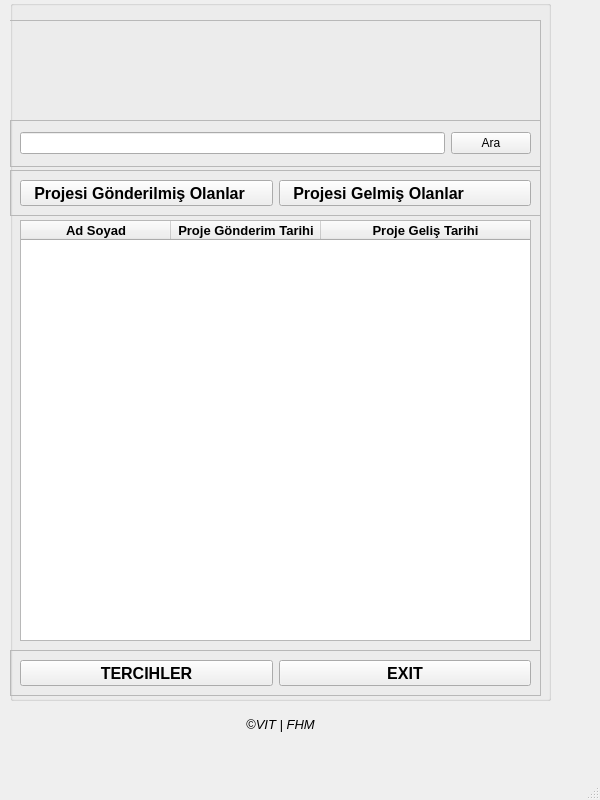
<?xml version="1.0" encoding="UTF-8"?>
<ui version="4.0">
 <class>Mulakatlar</class>
 <widget class="QMainWindow" name="Mulakatlar">
  <property name="geometry">
   <rect>
    <x>0</x>
    <y>0</y>
    <width>600</width>
    <height>800</height>
   </rect>
  </property>
  <property name="minimumSize">
   <size>
    <width>600</width>
    <height>800</height>
   </size>
  </property>
  <property name="maximumSize">
   <size>
    <width>1960</width>
    <height>1080</height>
   </size>
  </property>
  <property name="windowTitle">
   <string>MainWindow</string>
  </property>
  <property name="toolTip">
   <string/>
  </property>
  <property name="unifiedTitleAndToolBarOnMac">
   <bool>false</bool>
  </property>
  <widget class="QWidget" name="centralwidget">
   <widget class="QGroupBox" name="groupBox">
    <property name="geometry">
     <rect>
      <x>10</x>
      <y>0</y>
      <width>541</width>
      <height>701</height>
     </rect>
    </property>
    <property name="title">
     <string/>
    </property>
    <widget class="QFrame" name="frame_7">
     <property name="geometry">
      <rect>
       <x>-20</x>
       <y>20</y>
       <width>551</width>
       <height>631</height>
      </rect>
     </property>
     <property name="frameShape">
      <enum>QFrame::StyledPanel</enum>
     </property>
     <property name="frameShadow">
      <enum>QFrame::Raised</enum>
     </property>
     <widget class="QFrame" name="frame_8">
      <property name="geometry">
       <rect>
        <x>20</x>
        <y>100</y>
        <width>531</width>
        <height>47</height>
       </rect>
      </property>
      <property name="frameShape">
       <enum>QFrame::StyledPanel</enum>
      </property>
      <property name="frameShadow">
       <enum>QFrame::Raised</enum>
      </property>
      <layout class="QHBoxLayout" name="horizontalLayout_3">
       <item>
        <widget class="QLineEdit" name="aramaKutusu">
         <property name="toolTip">
          <string>Aramak istediğiniz kelimeyi yazınız!</string>
         </property>
         <property name="styleSheet">
          <string notr="true">border-color: rgb(0, 170, 255);</string>
         </property>
         <property name="text">
          <string/>
         </property>
        </widget>
       </item>
       <item>
        <widget class="QPushButton" name="araButonu">
         <property name="styleSheet">
          <string notr="true">font: 700 10pt &quot;Segoe UI&quot;;</string>
         </property>
         <property name="text">
          <string>Ara</string>
         </property>
        </widget>
       </item>
      </layout>
     </widget>
     <widget class="QFrame" name="frame_9">
      <property name="geometry">
       <rect>
        <x>20</x>
        <y>150</y>
        <width>531</width>
        <height>46</height>
       </rect>
      </property>
      <property name="frameShape">
       <enum>QFrame::StyledPanel</enum>
      </property>
      <property name="frameShadow">
       <enum>QFrame::Raised</enum>
      </property>
      <layout class="QHBoxLayout" name="horizontalLayout">
       <item>
        <widget class="QPushButton" name="projesiGonderilmisOlanlarButonu">
         <property name="enabled">
          <bool>true</bool>
         </property>
         <property name="minimumSize">
          <size>
           <width>1</width>
           <height>1</height>
          </size>
         </property>
         <property name="maximumSize">
          <size>
           <width>1200</width>
           <height>1000</height>
          </size>
         </property>
         <property name="font">
          <font>
           <pointsize>12</pointsize>
           <weight>75</weight>
           <bold>true</bold>
          </font>
         </property>
         <property name="styleSheet">
          <string notr="true">text-align: left; /* Metni sola hizala */</string>
         </property>
         <property name="text">
          <string>   Projesi Gönderilmiş Olanlar</string>
         </property>
        </widget>
       </item>
       <item>
        <widget class="QPushButton" name="projesiGelmisOlanlarButonu">
         <property name="enabled">
          <bool>true</bool>
         </property>
         <property name="minimumSize">
          <size>
           <width>1</width>
           <height>1</height>
          </size>
         </property>
         <property name="maximumSize">
          <size>
           <width>1000</width>
           <height>1000</height>
          </size>
         </property>
         <property name="font">
          <font>
           <pointsize>12</pointsize>
           <weight>75</weight>
           <bold>true</bold>
          </font>
         </property>
         <property name="styleSheet">
          <string notr="true">text-align: left; /* Metni sola hizala */</string>
         </property>
         <property name="text">
          <string>   Projesi Gelmiş Olanlar</string>
         </property>
        </widget>
       </item>
      </layout>
     </widget>
     <widget class="QLabel" name="Geri_Tusu_2">
      <property name="geometry">
       <rect>
        <x>440</x>
        <y>450</y>
        <width>41</width>
        <height>41</height>
       </rect>
      </property>
      <property name="contextMenuPolicy">
       <enum>Qt::CustomContextMenu</enum>
      </property>
      <property name="toolTip">
       <string>Tercihler ekranina geri dön</string>
      </property>
      <property name="statusTip">
       <string extracomment="Önceki sayfaya dön"/>
      </property>
      <property name="whatsThis">
       <string extracomment="Önceki sayfaya dön"/>
      </property>
      <property name="accessibleName">
       <string notr="true" extracomment="Önceki sayfaya dön"/>
      </property>
      <property name="accessibleDescription">
       <string extracomment="Önceki sayfaya dön"/>
      </property>
      <property name="styleSheet">
       <string notr="true">background-color: rgb(255, 255, 255, 0);
color: rgb(255, 255, 255, 0);</string>
      </property>
      <property name="text">
       <string/>
      </property>
      <property name="pixmap">
       <pixmap>../../../.designer/geri_tusu.png</pixmap>
      </property>
      <property name="scaledContents">
       <bool>true</bool>
      </property>
     </widget>
     <widget class="QLabel" name="Geri_yazisi">
      <property name="geometry">
       <rect>
        <x>750</x>
        <y>610</y>
        <width>49</width>
        <height>16</height>
       </rect>
      </property>
      <property name="font">
       <font>
        <pointsize>12</pointsize>
        <weight>75</weight>
        <bold>true</bold>
       </font>
      </property>
      <property name="styleSheet">
       <string notr="true">color: rgb(0, 170, 255);</string>
      </property>
      <property name="text">
       <string>Geri</string>
      </property>
      <property name="alignment">
       <set>Qt::AlignRight|Qt::AlignTrailing|Qt::AlignVCenter</set>
      </property>
     </widget>
     <widget class="QPushButton" name="Cikis_Butonu">
      <property name="geometry">
       <rect>
        <x>90</x>
        <y>600</y>
        <width>45</width>
        <height>45</height>
       </rect>
      </property>
      <property name="font">
       <font>
        <pointsize>12</pointsize>
        <weight>75</weight>
        <bold>true</bold>
       </font>
      </property>
      <property name="toolTip">
       <string>Uygulamadan cikar!</string>
      </property>
      <property name="whatsThis">
       <string/>
      </property>
      <property name="styleSheet">
       <string notr="true">background-color: transparent;
background: none;
border: none;
background-repeat: none;</string>
      </property>
      <property name="text">
       <string/>
      </property>
      <property name="icon">
       <iconset>
        <normaloff>kapat.png</normaloff>kapat.png</iconset>
      </property>
      <property name="iconSize">
       <size>
        <width>48</width>
        <height>48</height>
       </size>
      </property>
     </widget>
     <widget class="QPushButton" name="geriButonu">
      <property name="geometry">
       <rect>
        <x>800</x>
        <y>590</y>
        <width>51</width>
        <height>51</height>
       </rect>
      </property>
      <property name="toolTip">
       <string>Mentör görüşme sayfasına geri döner</string>
      </property>
      <property name="styleSheet">
       <string notr="true">background-color: transparent;
background: none;
border: none;
background-repeat: none;</string>
      </property>
      <property name="text">
       <string/>
      </property>
      <property name="icon">
       <iconset>
        <normaloff>geri_tusu.png</normaloff>geri_tusu.png</iconset>
      </property>
      <property name="iconSize">
       <size>
        <width>56</width>
        <height>56</height>
       </size>
      </property>
     </widget>
     <widget class="QTableWidget" name="tableWidget">
      <property name="geometry">
       <rect>
        <x>30</x>
        <y>200</y>
        <width>511</width>
        <height>421</height>
       </rect>
      </property>
      <property name="sizeAdjustPolicy">
       <enum>QAbstractScrollArea::AdjustToContents</enum>
      </property>
      <property name="wordWrap">
       <bool>true</bool>
      </property>
      <attribute name="horizontalHeaderDefaultSectionSize">
       <number>150</number>
      </attribute>
      <attribute name="horizontalHeaderHighlightSections">
       <bool>true</bool>
      </attribute>
      <attribute name="horizontalHeaderStretchLastSection">
       <bool>true</bool>
      </attribute>
      <attribute name="verticalHeaderVisible">
       <bool>false</bool>
      </attribute>
      <attribute name="verticalHeaderDefaultSectionSize">
       <number>32</number>
      </attribute>
      <column>
       <property name="text">
        <string>Ad Soyad</string>
       </property>
       <property name="font">
        <font>
         <pointsize>10</pointsize>
         <weight>75</weight>
         <bold>true</bold>
        </font>
       </property>
       <property name="background">
        <color alpha="225">
         <red>0</red>
         <green>0</green>
         <blue>0</blue>
        </color>
       </property>
      </column>
      <column>
       <property name="text">
        <string>Proje Gönderim Tarihi</string>
       </property>
       <property name="font">
        <font>
         <pointsize>10</pointsize>
         <weight>75</weight>
         <bold>true</bold>
        </font>
       </property>
      </column>
      <column>
       <property name="text">
        <string>Proje Geliş Tarihi</string>
       </property>
       <property name="font">
        <font>
         <pointsize>10</pointsize>
         <weight>75</weight>
         <bold>true</bold>
        </font>
       </property>
      </column>
     </widget>
     <widget class="QLabel" name="liste_kisi_sayisi">
      <property name="geometry">
       <rect>
        <x>560</x>
        <y>230</y>
        <width>281</width>
        <height>51</height>
       </rect>
      </property>
      <property name="styleSheet">
       <string notr="true">font: 700 10pt &quot;Segoe UI&quot;;
color: rgb(255, 0, 0);</string>
      </property>
      <property name="text">
       <string/>
      </property>
     </widget>
     <widget class="QLabel" name="arama_negatif">
      <property name="geometry">
       <rect>
        <x>500</x>
        <y>10</y>
        <width>311</width>
        <height>21</height>
       </rect>
      </property>
      <property name="styleSheet">
       <string notr="true">color: rgb(255, 0, 0);
font: 700 10pt &quot;Segoe UI&quot;;
</string>
      </property>
      <property name="text">
       <string/>
      </property>
     </widget>
     <widget class="QLabel" name="label">
      <property name="geometry">
       <rect>
        <x>60</x>
        <y>5</y>
        <width>451</width>
        <height>91</height>
       </rect>
      </property>
      <property name="text">
       <string/>
      </property>
      <property name="pixmap">
       <pixmap>logo2.png</pixmap>
      </property>
      <property name="scaledContents">
       <bool>true</bool>
      </property>
     </widget>
    </widget>
    <widget class="QFrame" name="frame">
     <property name="geometry">
      <rect>
       <x>0</x>
       <y>650</y>
       <width>531</width>
       <height>46</height>
      </rect>
     </property>
     <property name="frameShape">
      <enum>QFrame::StyledPanel</enum>
     </property>
     <property name="frameShadow">
      <enum>QFrame::Raised</enum>
     </property>
     <layout class="QHBoxLayout" name="horizontalLayout_2">
      <item>
       <widget class="QPushButton" name="tercihlerButonu">
        <property name="enabled">
         <bool>true</bool>
        </property>
        <property name="minimumSize">
         <size>
          <width>1</width>
          <height>1</height>
         </size>
        </property>
        <property name="maximumSize">
         <size>
          <width>1200</width>
          <height>1000</height>
         </size>
        </property>
        <property name="font">
         <font>
          <pointsize>12</pointsize>
          <weight>75</weight>
          <bold>true</bold>
         </font>
        </property>
        <property name="styleSheet">
         <string notr="true">text-align: center; /* Metni sola hizala */</string>
        </property>
        <property name="text">
         <string>TERCIHLER</string>
        </property>
       </widget>
      </item>
      <item>
       <widget class="QPushButton" name="exitButonu">
        <property name="enabled">
         <bool>true</bool>
        </property>
        <property name="minimumSize">
         <size>
          <width>1</width>
          <height>1</height>
         </size>
        </property>
        <property name="maximumSize">
         <size>
          <width>1200</width>
          <height>1000</height>
         </size>
        </property>
        <property name="font">
         <font>
          <pointsize>12</pointsize>
          <weight>75</weight>
          <bold>true</bold>
         </font>
        </property>
        <property name="styleSheet">
         <string notr="true">text-align: center; /* Metni sola hizala */</string>
        </property>
        <property name="text">
         <string>EXIT</string>
        </property>
       </widget>
      </item>
     </layout>
    </widget>
   </widget>
   <widget class="QLabel" name="VitHes">
    <property name="geometry">
     <rect>
      <x>10</x>
      <y>709</y>
      <width>541</width>
      <height>31</height>
     </rect>
    </property>
    <property name="font">
     <font>
      <pointsize>10</pointsize>
      <italic>true</italic>
     </font>
    </property>
    <property name="text">
     <string>©VIT | FHM</string>
    </property>
    <property name="alignment">
     <set>Qt::AlignCenter</set>
    </property>
   </widget>
  </widget>
  <widget class="QStatusBar" name="statusbar"/>
 </widget>
 <resources/>
 <connections/>
</ui>
